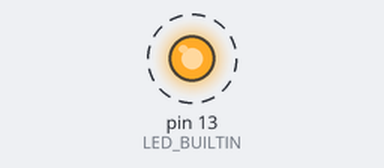
Bench run of a sketch on a simulated Arduino Uno, built with avr-gcc and run on an emulated ATmega328P. Parts: output pins drawn as LEDs (lit = HIGH). Dashed ring = blinking. What the sketch prints to the serial monitor is not drawn.

Above: at 0.5 s.
Timing chart, 0 to 4.6 s (numbered marks = the images above):
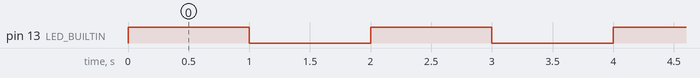

The sketch:

TrinketM0BlinkDebug.ino
```cpp
#include <Arduino.h>

void setup() {
  pinMode(LED_BUILTIN, OUTPUT);

  Serial.begin(115200);
}

void loop() {
  volatile int a=0;
  a=1;
  digitalWrite(LED_BUILTIN, HIGH);
  delay(1000);
  a=0;
  digitalWrite(LED_BUILTIN, LOW);
  delay(1000);
  Serial.println("TEST");
}
```

Measured:
- by itself, pin 13 (LED_BUILTIN): alternates HIGH for 1.0 s and LOW for 1.0 s
